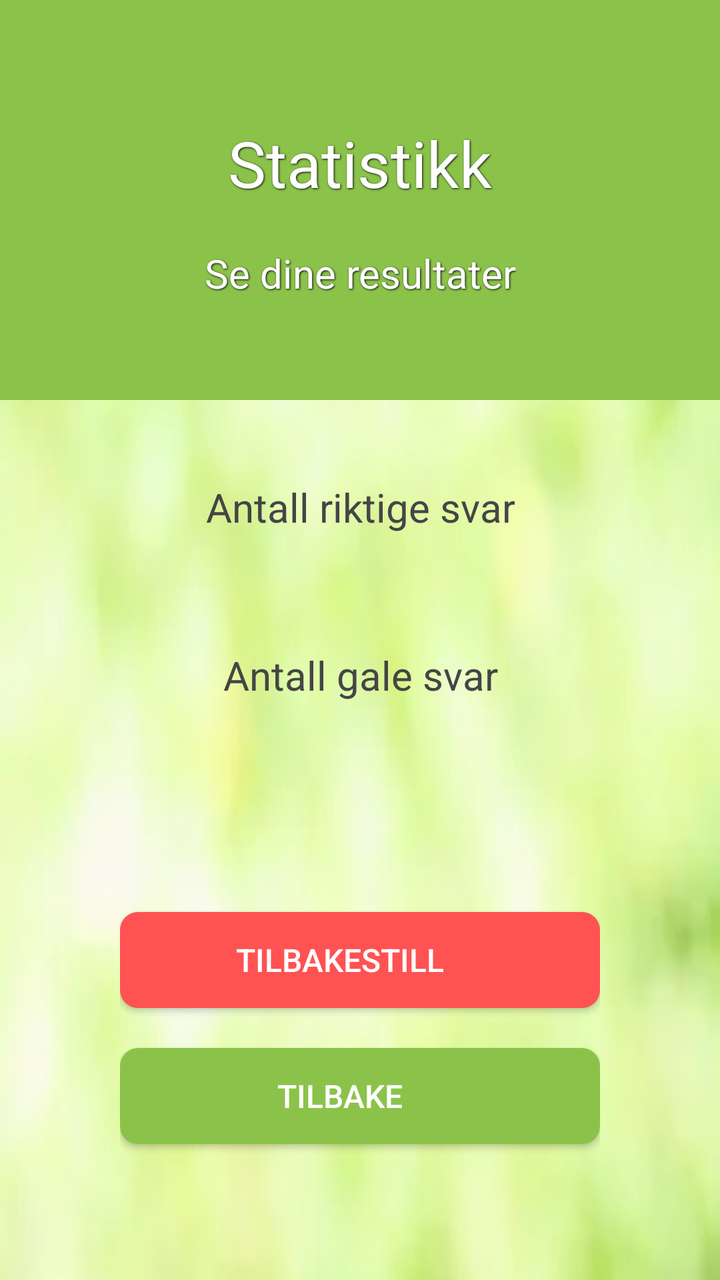
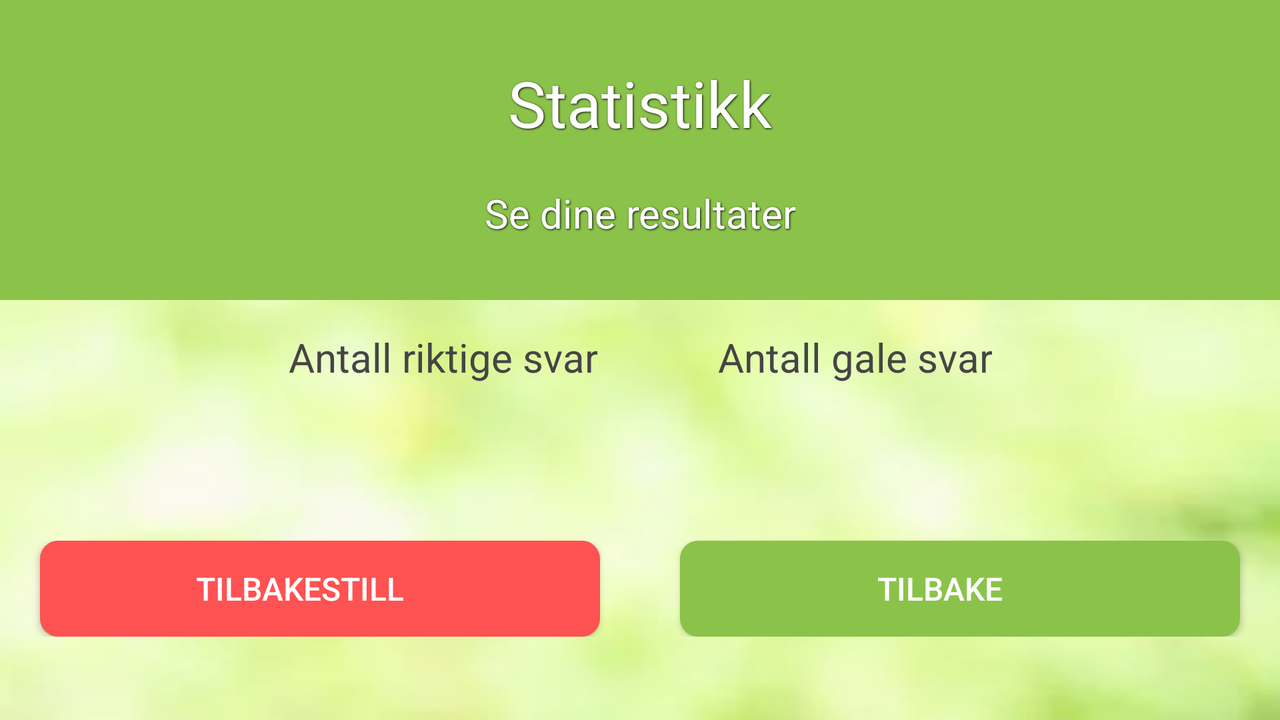

First picture: res/layout/ on a phone held upright. Second picture: the repository's own variant of that layout, on a device whose configuration matches the variant's folder. Source for both follows.
<!-- AndroidManifest.xml: activity theme AppTheme.NoActionBar -->
<!-- res/layout/activity_statistikk.xml -->
<?xml version="1.0" encoding="utf-8"?>
<TableLayout
    xmlns:android="http://schemas.android.com/apk/res/android"
    android:layout_width="match_parent"
    android:layout_height="match_parent"
    android:background="@drawable/light_green_bg">

    <FrameLayout
        android:layout_width="match_parent"
        android:layout_height="200dp">

        
        <ImageView
            android:layout_width="match_parent"
            android:layout_height="match_parent"
            android:scaleType="centerCrop"
            android:background="@color/primary"/>

        <TableLayout
            android:layout_width="match_parent"
            android:layout_height="match_parent">

            <TableRow
                android:layout_width="match_parent"
                android:layout_height="match_parent"
                android:paddingTop="60dp"
                android:gravity="center_horizontal">

                <TextView
                    android:layout_width="wrap_content"
                    android:layout_height="wrap_content"
                    android:text="@string/statistikk_title"
                    android:textAlignment="center"
                    android:textSize="@dimen/text_title_size"
                    android:textColor="@color/icons"
                    android:shadowColor="#000"
                    android:shadowDx="1"
                    android:shadowDy="1"
                    android:shadowRadius="2"/>

            </TableRow>

            <TableRow
                android:layout_width="match_parent"
                android:layout_height="match_parent"
                android:gravity="center_horizontal"
                android:paddingTop="20dp">

                <TextView
                    android:layout_width="wrap_content"
                    android:layout_height="wrap_content"
                    android:text="@string/statistikk_subtitle"
                    android:textAlignment="center"
                    android:textColor="@color/icons"
                    android:textSize="@dimen/text_subtitle_size"
                    android:shadowColor="#000"
                    android:shadowDx="1"
                    android:shadowDy="1"
                    android:shadowRadius="2"/>

            </TableRow>

        </TableLayout>

    </FrameLayout>

    <TableRow
        android:layout_width="match_parent"
        android:layout_height="match_parent"
        android:gravity="center"
        android:paddingTop="40dp">

        <TableLayout
            android:layout_width="match_parent"
            android:layout_height="wrap_content">

            <TableRow>

                <TextView
                    android:layout_width="wrap_content"
                    android:layout_height="wrap_content"
                    android:text="@string/statistikk_num_correct_answers"
                    android:textAlignment="center"
                    android:textColor="@color/secondary_text"
                    android:textSize="@dimen/text_subtitle_size"/>
            </TableRow>

            <TableRow
                android:paddingTop="10dp">

                <TextView
                    android:id="@+id/correct_answers"
                    android:layout_width="wrap_content"
                    android:layout_height="wrap_content"
                    android:text=""
                    android:textAlignment="center"
                    android:textColor="@color/primary_dark"
                    android:textSize="@dimen/text_subtitle_size" />

            </TableRow>

            <TableRow android:paddingTop="20dp">

                <TextView
                    android:layout_width="wrap_content"
                    android:layout_height="wrap_content"
                    android:text="@string/statistikk_num_wrong_answers"
                    android:textAlignment="center"
                    android:textColor="@color/secondary_text"
                    android:textSize="@dimen/text_subtitle_size"/>
            </TableRow>

            <TableRow
                android:paddingTop="10dp">

                <TextView
                    android:id="@+id/wrong_answers"
                    android:layout_width="wrap_content"
                    android:layout_height="wrap_content"
                    android:text=""
                    android:textAlignment="center"
                    android:textColor="@color/accent"
                    android:textSize="@dimen/text_subtitle_size"/>

            </TableRow>

        </TableLayout>

    </TableRow>

    <LinearLayout
        android:layout_width="match_parent"
        android:layout_height="match_parent"
        android:gravity="center"
        android:orientation="vertical"
        android:paddingRight="60dp"
        android:paddingLeft="60dp">

        <Button
            android:layout_width="match_parent"
            android:layout_height="wrap_content"
            android:background="@drawable/buttons_warning"
            android:onClick="resetStats"
            android:drawableStart="@drawable/ic_warning_black_24dp"
            android:paddingStart="@dimen/button_padding_left"
            android:paddingEnd="@dimen/button_padding_right"
            android:text="@string/statistikk_reset_button"
            android:textColor="@color/icons"
            android:textSize="@dimen/text_button_size"
            android:layout_marginBottom="20dp"/>

        <Button
            android:layout_width="match_parent"
            android:layout_height="wrap_content"
            android:background="@drawable/buttons"
            android:drawableStart="@drawable/inline_ic_arrow_back_white"
            android:drawablePadding="10dp"
            android:onClick="showMainMenu"
            android:paddingStart="@dimen/button_padding_left"
            android:paddingEnd="@dimen/button_padding_right"
            android:text="@string/preferanser_button_back"
            android:textColor="@color/icons"
            android:textSize="@dimen/text_button_size" />

    </LinearLayout>
</TableLayout>
<!-- resources referenced by this layout -->
<resources>
  <color name="accent">#FF5252</color>
  <color name="icons">#FFFFFF</color>
  <color name="primary">#8BC34A</color>
  <color name="primary_dark">#689F38</color>
  <color name="secondary_text">#454545</color>
  <dimen name="button_padding_left">20dp</dimen>
  <dimen name="button_padding_right">40dp</dimen>
  <dimen name="text_button_size">16sp</dimen>
  <dimen name="text_subtitle_size">20sp</dimen>
  <dimen name="text_title_size">32sp</dimen>
  <!-- drawable buttons (drawable) -->
  <?xml version="1.0" encoding="utf-8"?>
  <selector xmlns:android="http://schemas.android.com/apk/res/android" >
      <item android:state_pressed="true" >
          <shape android:shape="rectangle"  >
              <corners android:radius="9dip" />
              <solid android:color="@color/primary_dark"/>
          </shape>
      </item>
      <item android:state_focused="true">
          <shape android:shape="rectangle" >
              <corners android:radius="9dip"/>
              <solid android:color="@color/primary_light"/>
          </shape>
      </item>
      <item >
          <shape android:shape="rectangle">
              <corners android:radius="9dip"/>
              <solid android:color="@color/primary"/>
          </shape>
      </item>
  </selector>
  <!-- drawable buttons_warning (drawable) -->
  <?xml version="1.0" encoding="utf-8"?>
  <selector xmlns:android="http://schemas.android.com/apk/res/android" >
      <item android:state_pressed="true" >
          <shape android:shape="rectangle"  >
              <corners android:radius="9dip" />
              <solid android:color="@color/accent_dark"/>
          </shape>
      </item>
      <item android:state_focused="true">
          <shape android:shape="rectangle" >
              <corners android:radius="9dip"/>
              <solid android:color="@color/accent_dark"/>
          </shape>
      </item>
      <item >
          <shape android:shape="rectangle">
              <corners android:radius="9dip"/>
              <solid android:color="@color/accent"/>
          </shape>
      </item>
  </selector>
  <!-- drawable inline_ic_arrow_back_white (drawable) -->
  <?xml version="1.0" encoding="utf-8"?>
  <layer-list xmlns:android="http://schemas.android.com/apk/res/android" >
  
      <item
          android:drawable="@drawable/ic_arrow_back_white_48dp"
          android:width="35dp"
          android:height="35dp"/>
  
  </layer-list>
  <!-- drawable light_green_bg: png bitmap (drawable, 73339 bytes) -->
  <string name="preferanser_button_back">Tilbake</string>
  <string name="statistikk_num_correct_answers">Antall riktige svar</string>
  <string name="statistikk_num_wrong_answers">Antall gale svar</string>
  <string name="statistikk_reset_button">Tilbakestill</string>
  <string name="statistikk_subtitle">Se dine resultater</string>
  <string name="statistikk_title">Statistikk</string>
  <style name="AppTheme.NoActionBar">
          <item name="windowActionBar">false</item>
          <item name="windowNoTitle">true</item>
      </style>
  <color name="primary_light">#DCEDC8</color>
  <color name="accent_dark">#D32F2F</color>
</resources>
<!-- res/layout-land/activity_statistikk.xml (the repository's variant of the layout above) -->
<!-- drawn on the phone turned sideways -->
<?xml version="1.0" encoding="utf-8"?>
<TableLayout xmlns:android="http://schemas.android.com/apk/res/android"
    android:layout_width="match_parent"
    android:layout_height="match_parent"
    xmlns:tools="http://schemas.android.com/tools"
    android:background="@drawable/light_green_bg">

    <FrameLayout
        android:layout_width="match_parent"
        android:layout_height="150dp">

        
        <ImageView
            android:layout_width="match_parent"
            android:layout_height="match_parent"
            android:scaleType="centerCrop"
            android:background="@color/primary"/>

        <TableLayout
            android:layout_width="match_parent"
            android:layout_height="match_parent">

            <TableRow
                android:layout_width="match_parent"
                android:layout_height="match_parent"
                android:paddingTop="30dp"
                android:gravity="center_horizontal">

                <TextView
                    android:layout_width="wrap_content"
                    android:layout_height="wrap_content"
                    android:text="@string/statistikk_title"
                    android:textAlignment="center"
                    android:textSize="@dimen/text_title_size"
                    android:textColor="@color/icons"
                    android:shadowColor="#000"
                    android:shadowDx="1"
                    android:shadowDy="1"
                    android:shadowRadius="2"/>

            </TableRow>

            <TableRow
                android:layout_width="match_parent"
                android:layout_height="match_parent"
                android:gravity="center_horizontal"
                android:paddingTop="20dp">

                <TextView
                    android:layout_width="wrap_content"
                    android:layout_height="wrap_content"
                    android:text="@string/statistikk_subtitle"
                    android:textAlignment="center"
                    android:textColor="@color/icons"
                    android:textSize="@dimen/text_subtitle_size"
                    android:shadowColor="#000"
                    android:shadowDx="1"
                    android:shadowDy="1"
                    android:shadowRadius="2"/>

            </TableRow>

        </TableLayout>

    </FrameLayout>

    <LinearLayout
        android:layout_width="match_parent"
        android:layout_height="wrap_content"
        android:gravity="center"
        android:layout_gravity="center"
        android:paddingTop="15dp">

        <TableLayout
            android:layout_width="wrap_content"
            android:layout_height="wrap_content"
            tools:ignore="RtlSymmetry,UselessParent"
            android:paddingEnd="30dp">

            <TableRow>

                <TextView
                    android:layout_width="wrap_content"
                    android:layout_height="wrap_content"
                    android:text="@string/statistikk_num_correct_answers"
                    android:textAlignment="center"
                    android:textColor="@color/secondary_text"
                    android:textSize="@dimen/text_subtitle_size"/>
            </TableRow>

            <TableRow
                android:paddingTop="10dp">

                <TextView
                    android:id="@+id/correct_answers"
                    android:layout_width="wrap_content"
                    android:layout_height="wrap_content"
                    android:text=""
                    android:textAlignment="center"
                    android:textColor="@color/primary_dark"
                    android:textSize="@dimen/text_subtitle_size" />

            </TableRow>

        </TableLayout>

        <TableLayout
            android:layout_width="wrap_content"
            android:layout_height="wrap_content"
            android:paddingStart="30dp"
            tools:ignore="RtlSymmetry">

            <TableRow>

                <TextView
                    android:layout_width="wrap_content"
                    android:layout_height="wrap_content"
                    android:text="@string/statistikk_num_wrong_answers"
                    android:textAlignment="center"
                    android:textColor="@color/secondary_text"
                    android:textSize="@dimen/text_subtitle_size"/>

            </TableRow>

            <TableRow
                android:paddingTop="10dp">

                <TextView
                    android:id="@+id/wrong_answers"
                    android:layout_width="wrap_content"
                    android:layout_height="wrap_content"
                    android:text=""
                    android:textAlignment="center"
                    android:textColor="@color/accent"
                    android:textSize="@dimen/text_subtitle_size"/>

            </TableRow>

        </TableLayout>

    </LinearLayout>

    <LinearLayout
        android:layout_width="match_parent"
        android:layout_height="match_parent"
        android:gravity="center"
        android:orientation="horizontal">

        <TableLayout
            android:layout_width="match_parent"
            android:layout_height="wrap_content"
            android:stretchColumns="*">

            <TableRow>

                <Button
                    android:width="0dp"
                    android:layout_width="wrap_content"
                    android:layout_height="wrap_content"
                    android:background="@drawable/buttons_warning"
                    android:onClick="resetStats"
                    android:drawablePadding="10dp"
                    android:paddingEnd="@dimen/button_padding_right"
                    android:text="@string/statistikk_reset_button"
                    android:textColor="@color/icons"
                    android:textSize="@dimen/text_button_size"
                    android:drawableStart="@drawable/ic_warning_black_24dp"
                    android:paddingStart="@dimen/button_padding_left"
                    android:layout_marginLeft="20dp"
                    android:layout_marginRight="20dp"/>

                <Button
                    android:layout_marginLeft="20dp"
                    android:layout_marginRight="20dp"
                    android:width="0dp"
                    android:layout_width="wrap_content"
                    android:layout_height="wrap_content"
                    android:background="@drawable/buttons"
                    android:drawableStart="@drawable/inline_ic_arrow_back_white"
                    android:drawablePadding="10dp"
                    android:onClick="showMainMenu"
                    android:paddingStart="@dimen/button_padding_left"
                    android:paddingEnd="@dimen/button_padding_right"
                    android:text="@string/preferanser_button_back"
                    android:textColor="@color/icons"
                    android:textSize="@dimen/text_button_size" />

            </TableRow>

        </TableLayout>

    </LinearLayout>

</TableLayout>
